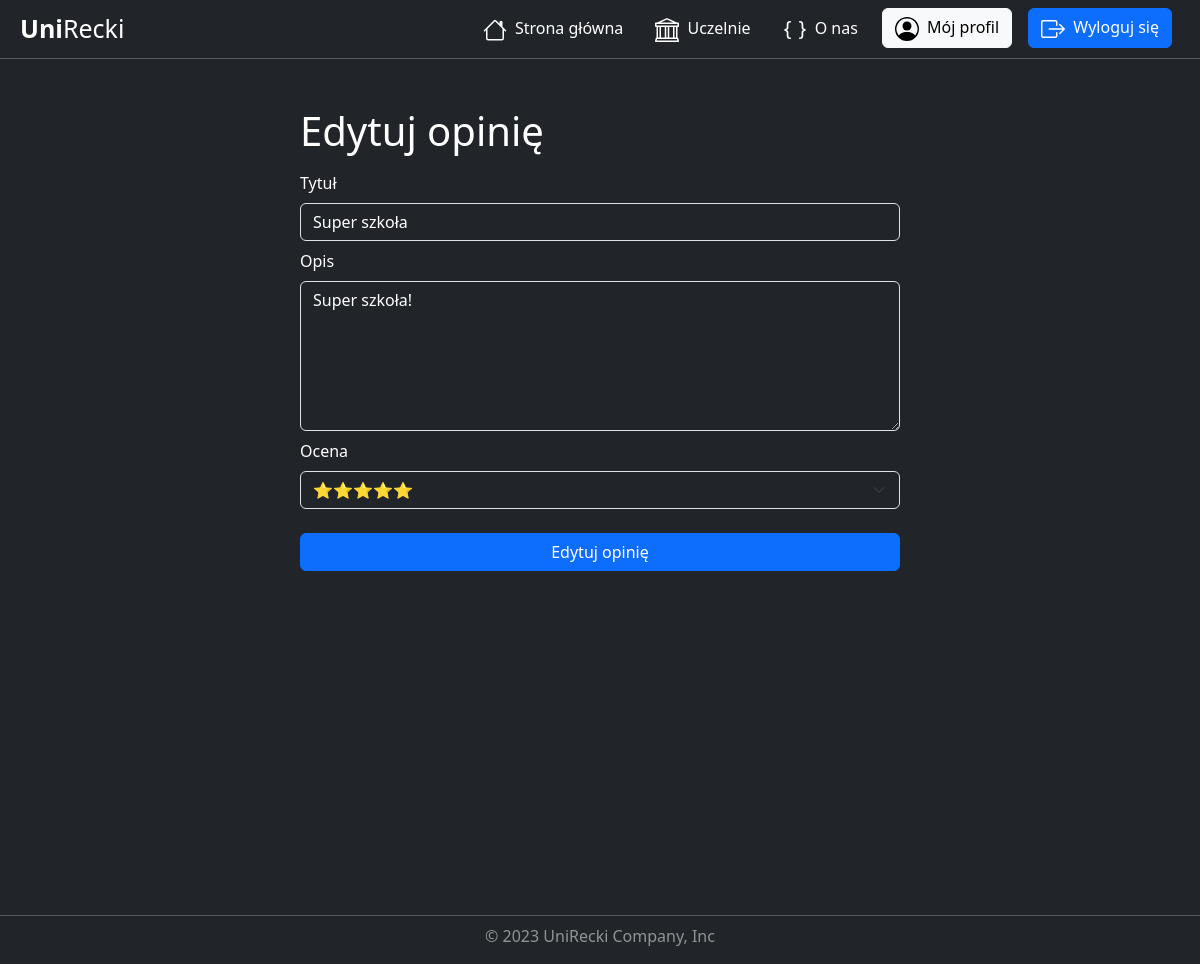
The app's page /university/review/edit/26/ (signed in), older data.
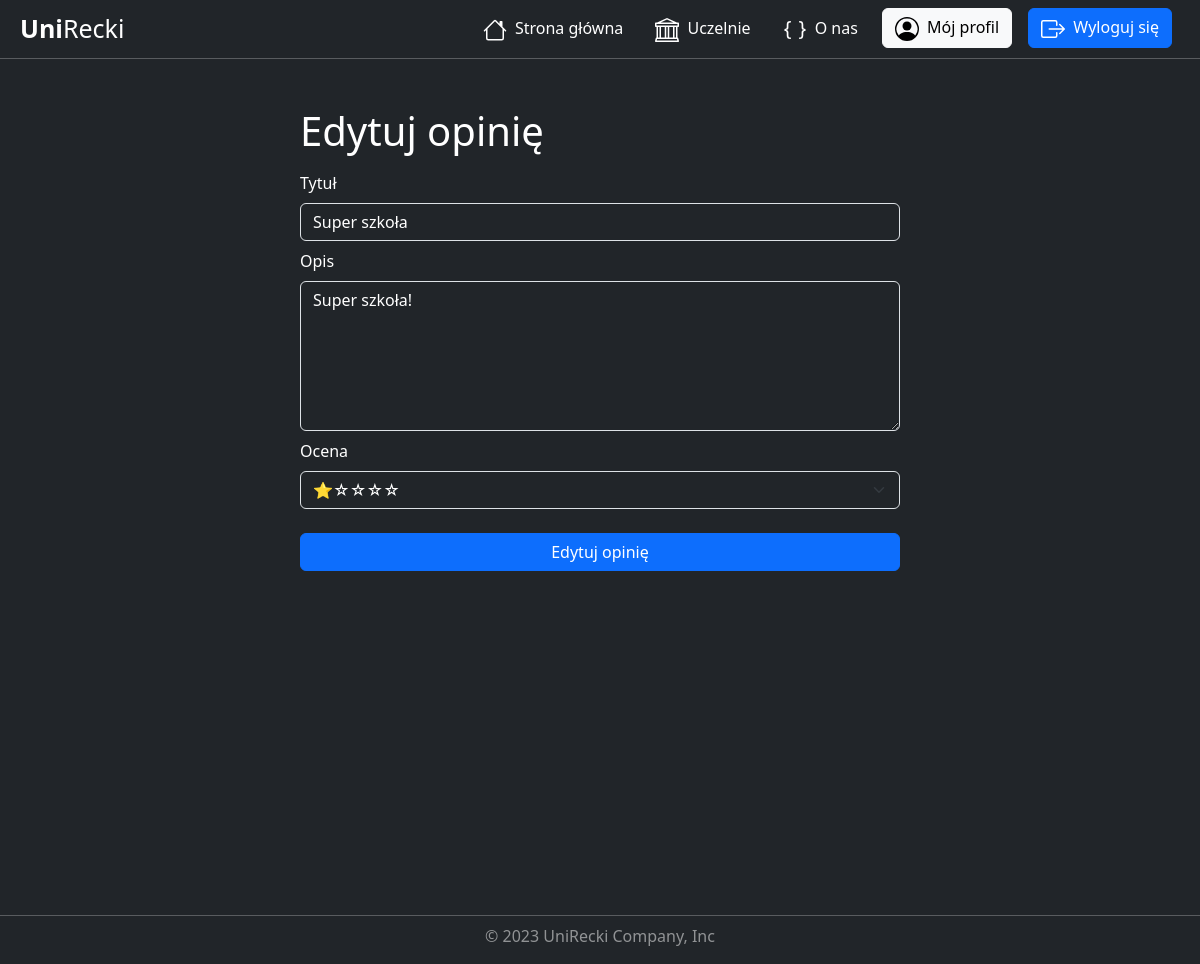
The same page, newer data.
### universities/models.py (models this page shows, shortened)
class Review(models.Model):
    title = models.CharField( max_length=150)
    description = models.CharField( max_length=3000)
    rating = models.IntegerField(validators=[
            MaxValueValidator(5),
            MinValueValidator(1)
        ])
    add_date = models.DateTimeField(default=timezone.now, blank=True)
    university = models.ForeignKey(University, on_delete=models.CASCADE)
    user = models.ForeignKey(User, on_delete=models.CASCADE)
    users_like = models.ManyToManyField(User, related_name='images_liked', blank=True)
    class Meta:
        verbose_name = 'Review'
        verbose_name_plural = 'Reviews'

### universities/views.py (the view, shortened to what this page needs)
# urls.py: path('review/edit/<int:pk>/', login_required(views.ReviewUpdateView.as_view()), name='review_update'),
class ReviewUpdateView(UpdateView):
    model = Review
    template_name = 'universities/review_update.html'
    fields = ['title', 'description', 'rating']
    def get_queryset(self):
        queryset = super().get_queryset()
        return queryset.filter(user=self.request.user)

### universities/templates/universities/review_update.html (shortened to what this page needs)
{% extends "base.html" %}
{% load static %}
{% block css %}
    <link rel="stylesheet" href="{% static "universities/review_create.css" %}">
{% endblock css %}
{% block content %}
    <div class="container mt-5">
        <div class="row">
            <h1 class="p-0">Edytuj opinię</h1>
        </div>
        <form method="post">
            <div class="row mt-2">
                <label for="id_title" class="form-label p-0">Tytuł</label>
                <input type="text"
                       id="id_title"
                       name="title"
                       value="{{ review.title }}"
                       class="form-control text-bg-dark"
                       placeholder="Tytuł"
                       required />
            </div>
            <div class="row mt-2">
                <label for="id_description" class="form-label p-0">Opis</label>
                <textarea type="text"
                          id="id_description"
                          name="description"
                          class="form-control text-bg-dark text-area"
                          placeholder="Opis"
                          required>{{ review.description }}</textarea>
            </div>
            <div class="row mt-2">
                <label for="id_rating" class="form-label p-0">Ocena</label>
                <select class="form-select text-bg-dark"
                        id="id_rating"
                        aria-label="Wybierz ocenę"
                        name="rating"
                        required>
                    <option {% if review.rating == 1 %}selected{% endif %} value="1">⭐☆☆☆☆</option>
                    <option {% if review.rating == 5 %}selected{% endif %} value="5">⭐⭐⭐⭐⭐</option>
                </select>
            </div>
            <div class="row mt-4 d-flex justify-content-center align-items-center">
                <input class="btn btn-primary" type="submit" value="Edytuj opinię">
            </div>
        </form>
    </div>
{% endblock content %}

Row changes from the older to the newer data that the page shows:
changed Review "Super szkoła": rating "⭐⭐⭐⭐⭐" → "⭐☆☆☆☆"
